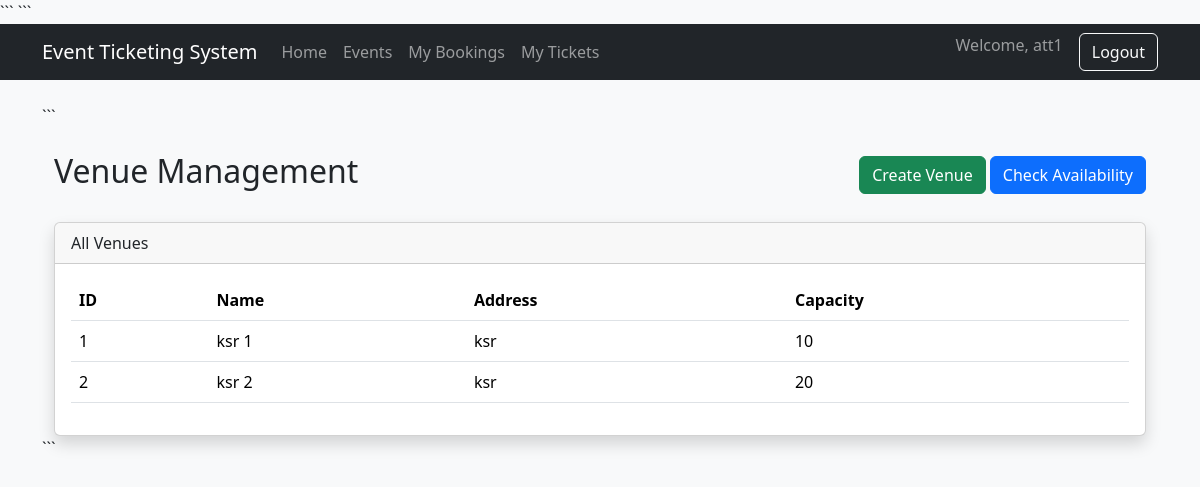
The app's page /organizer/venues/ (signed in) with its own data.
### users/models.py (models this page shows, shortened)
class User(AbstractUser):
    ORGANIZER = "ORGANIZER"
    ATTENDEE = "ATTENDEE"
    ROLE_CHOICES = (
        (ORGANIZER, "Organizer"),
        (ATTENDEE, "Attendee"),
    )
    role = models.CharField(
        max_length=20,
        choices=ROLE_CHOICES
    )

### venues/models.py (models this page shows, shortened)
class Venue(models.Model):
    name = models.CharField(
        max_length=255
    )
    address = models.TextField()
    capacity = models.PositiveIntegerField()
    created_at = models.DateTimeField(
        auto_now_add=True
    )
    updated_at = models.DateTimeField(
        auto_now=True
    )

### ui/views.py (the view)
@login_required
def organizer_venues(request):
    venues = Venue.objects.all()
    return render(
        request,
        "organizer/venues/list.html",
        {
            "venues": venues
        }
    )

### templates/organizer/venues/list.html (shortened to what this page needs)
{% extends "base.html" %}
{% block content %}
<div class="container mt-4">
    <div class="d-flex justify-content-between align-items-center mb-4">
        <h2>
            Venue Management
        </h2>
        <div>
            <a
                href="{% url 'create-venue' %}"
                class="btn btn-success"
            >
                Create Venue
            </a>
            <a
                href="{% url 'venue-availability-page' %}"
                class="btn btn-primary"
            >
                Check Availability
            </a>
        </div>
    </div>
    <div class="card shadow">
        <div class="card-header">
            All Venues
        </div>
        <div class="card-body">
            <table class="table table-hover">
                <thead>
                    <tr>
                        <th>ID</th>
                        <th>Name</th>
                        <th>Address</th>
                        <th>Capacity</th>
                    </tr>
                </thead>
                <tbody>
                    {% for venue in venues %}
                    <tr>
                        <td>{{ venue.id }}</td>
                        <td>{{ venue.name }}</td>
                        <td>{{ venue.address }}</td>
                        <td>{{ venue.capacity }}</td>
                    </tr>
                    {% empty %}
                    <tr>
                        <td colspan="4">
                            No venues found
                        </td>
                    </tr>
                    {% endfor %}
                </tbody>
            </table>
        </div>
    </div>
</div>
{% endblock %}

### templates/base.html (shortened to what this page needs)
<!DOCTYPE html>
<html lang="en">
<head>
<link href="https://cdn.jsdelivr.net/npm/bootstrap@5.3.8/dist/css/bootstrap.min.css" rel="stylesheet">
```
</head>
<body>
<nav class="navbar navbar-expand-lg navbar-dark bg-dark">
    <div class="container">
        <a
            class="navbar-brand"
            href="/"
        >
            Event Ticketing System
        </a>
        <div
            class="collapse navbar-collapse"
            id="navbarNav"
        >
            <ul class="navbar-nav me-auto">
                <li class="nav-item">
                    <a
                        class="nav-link"
                        href="/"
                    >
                        Home
                    </a>
                </li>
                <li class="nav-item">
                    <a
                        class="nav-link"
                        href="{% url 'events' %}"
                    >
                        Events
                    </a>
                </li>
                {% if user.is_authenticated %}
                <li class="nav-item">
                    <a
                        class="nav-link"
                        href="{% url 'my-bookings' %}"
                    >
                        My Bookings
                    </a>
                </li>
                <li class="nav-item">
                    <a
                        class="nav-link"
                        href="{% url 'my-tickets' %}"
                    >
                        My Tickets
                    </a>
                </li>
                {% endif %}
            </ul>
            <ul class="navbar-nav">
                {% if user.is_authenticated %}
                <li class="nav-item">
                    <span
                        class="navbar-text me-3"
                    >
                        Welcome,
                        {{ user.username }}
                    </span>
                </li>
                <li class="nav-item">
                    <a
                        class="btn btn-outline-light"
                        href="{% url 'logout' %}"
                    >
                        Logout
                    </a>
                </li>
                {% endif %}
            </ul>
        </div>
    </div>
</nav>
<div class="container py-4">
```
{% block content %}
{% endblock %}
```
</div>
</body>
</html>

### templates/base.html (style rules this page uses)
body { background:#f8f9fa; }

### records on screen
User: username "att1"
Venue: id "1", name "ksr 1", address "ksr", capacity "10"
Venue: id "2", name "ksr 2", address "ksr", capacity "20"
